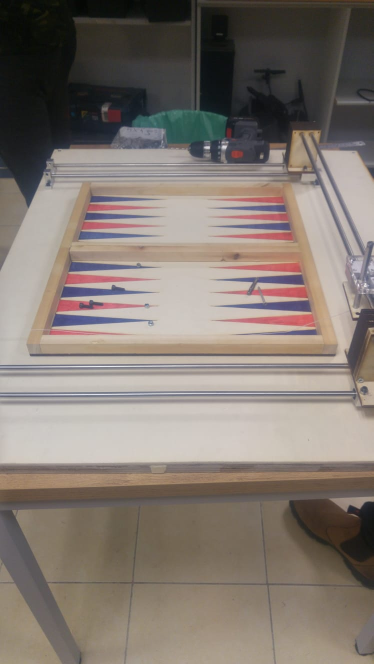
#> input picture Board detection/board_reshape/test.jpeg, 747 x 1328 px, found by its file name (shown at 1/2 size)
$ python perspective_change.py
#> lines starting #> are read from the running program, lines starting #| are printed output that depends on the picture
#> further down, img is the input picture: shape (1328, 747, 3); mean B, G, R 113.2, 120.7, 130.4
# import the necessary packages
import numpy as np
import cv2


def order_points(pts):
    # initialzie a list of coordinates that will be ordered
    # such that the first entry in the list is the top-left,
    # the second entry is the top-right, the third is the
    # bottom-right, and the fourth is the bottom-left
    rect = np.zeros((4, 2), dtype="float32")

    # the top-left point will have the smallest sum, whereas
    # the bottom-right point will have the largest sum
    s = pts.sum(axis=1)
#> s = [570, 954, 768, 1304]
    rect[0] = pts[np.argmin(s)]
    rect[2] = pts[np.argmax(s)]

    # now, compute the difference between the points, the
    # top-right point will have the smallest difference,
    # whereas the bottom-left will have the largest difference
    diff = np.diff(pts, axis=1)
#> diff = [206, -174, 570, 36]
    rect[1] = pts[np.argmin(diff)]
    rect[3] = pts[np.argmax(diff)]

    # return the ordered coordinates
    return rect


def four_point_transform(image, pts):
    # obtain a consistent order of the points and unpack them
    # individually
    rect = order_points(pts)
#> rect = [[182, 388], [564, 390], [634, 670], [99, 669]]
    (tl, tr, br, bl) = rect
#> tl = [182, 388]; tr = [564, 390]; br = [634, 670]; bl = [99, 669]

    # compute the width of the new image, which will be the
    # maximum distance between bottom-right and bottom-left
    # x-coordiates or the top-right and top-left x-coordinates
    widthA = np.sqrt(((br[0] - bl[0]) ** 2) + ((br[1] - bl[1]) ** 2))
#> widthA = 535
    widthB = np.sqrt(((tr[0] - tl[0]) ** 2) + ((tr[1] - tl[1]) ** 2))
#> widthB = 382
    maxWidth = max(int(widthA), int(widthB))
#> maxWidth = 535

    # compute the height of the new image, which will be the
    # maximum distance between the top-right and bottom-right
    # y-coordinates or the top-left and bottom-left y-coordinates
    heightA = np.sqrt(((tr[0] - br[0]) ** 2) + ((tr[1] - br[1]) ** 2))
#> heightA = 288.6
    heightB = np.sqrt(((tl[0] - bl[0]) ** 2) + ((tl[1] - bl[1]) ** 2))
#> heightB = 293
    maxHeight = max(int(heightA), int(heightB))
#> maxHeight = 293

    # now that we have the dimensions of the new image, construct
    # the set of destination points to obtain a "birds eye view",
    # (i.e. top-down view) of the image, again specifying points
    # in the top-left, top-right, bottom-right, and bottom-left
    # order
    dst = np.array([
        [0, 0],
        [maxWidth - 1, 0],
        [maxWidth - 1, maxHeight - 1],
        [0, maxHeight - 1]], dtype="float32")
#> dst = [[0, 0], [534, 0], [534, 292], [0, 292]]

    # compute the perspective transform matrix and then apply it
    M = cv2.getPerspectiveTransform(rect, dst)
#> M = [[3.08, 0.91, -913.5], [-0.0169, 3.22, -1247.8], [-4.31e-05, 0.00316, 1]]
    warped = cv2.warpPerspective(image, M, (maxWidth, maxHeight))
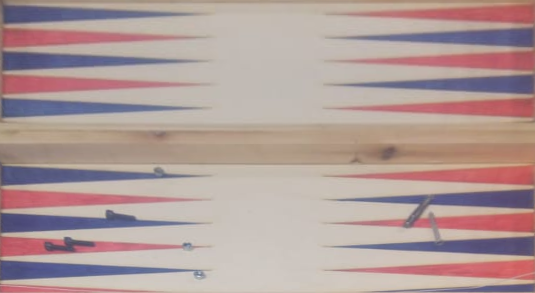
#> warped: shape (293, 535, 3); mean B, G, R 153.3, 155.7, 176.9

    # return the warped image
    return warped

filename = 'C:\\Users\\t8709339\\Desktop\\talpiot\\procton\\Board detection\\board_reshape\\test.jpeg'
img = cv2.imread(filename, cv2.IMREAD_COLOR)
img=four_point_transform(img,np.array([[182,388],[564,390],[99,669],[634,670]]))
cv2.imshow('detected circles', img)
cv2.waitKey(0)
cv2.destroyAllWindows()
